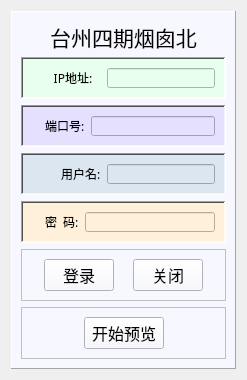
       <widget class="QWidget" name="page_camera3">
        <layout class="QHBoxLayout" name="horizontalLayout_28">
         <item>
          <widget class="QFrame" name="frame_15">
           <property name="styleSheet">
            <string notr="true">background-color: rgb(246, 247, 255);</string>
           </property>
           <property name="frameShape">
            <enum>QFrame::Panel</enum>
           </property>
           <property name="frameShadow">
            <enum>QFrame::Raised</enum>
           </property>
           <layout class="QVBoxLayout" name="verticalLayout_9">
            <item>
             <widget class="QLabel" name="label_28">
              <property name="maximumSize">
               <size>
                <width>16777215</width>
                <height>30</height>
               </size>
              </property>
              <property name="font">
               <font>
                <family>黑体</family>
                <pointsize>16</pointsize>
               </font>
              </property>
              <property name="text">
               <string>&lt;html&gt;&lt;head/&gt;&lt;body&gt;&lt;p align=&quot;center&quot;&gt;台州四期烟囱北&lt;/p&gt;&lt;/body&gt;&lt;/html&gt;</string>
              </property>
             </widget>
            </item>
            <item>
             <widget class="QFrame" name="frame_16">
              <property name="maximumSize">
               <size>
                <width>16777215</width>
                <height>50</height>
               </size>
              </property>
              <property name="styleSheet">
               <string notr="true">background-color: rgb(231, 255, 236);</string>
              </property>
              <property name="frameShape">
               <enum>QFrame::WinPanel</enum>
              </property>
              <property name="frameShadow">
               <enum>QFrame::Sunken</enum>
              </property>
              <layout class="QHBoxLayout" name="horizontalLayout_22">
               <item>
                <widget class="QLabel" name="label_29">
                 <property name="maximumSize">
                  <size>
                   <width>40</width>
                   <height>16777215</height>
                  </size>
                 </property>
                 <property name="text">
                  <string/>
                 </property>
                 <property name="pixmap">
                  <pixmap resource="RedSmoke.qrc">:/img/img/IP.png</pixmap>
                 </property>
                 <property name="scaledContents">
                  <bool>true</bool>
                 </property>
                </widget>
               </item>
               <item>
                <widget class="QLabel" name="label_30">
                 <property name="minimumSize">
                  <size>
                   <width>56</width>
                   <height>0</height>
                  </size>
                 </property>
                 <property name="font">
                  <font>
                   <family>黑体</family>
                   <pointsize>9</pointsize>
                  </font>
                 </property>
                 <property name="text">
                  <string>&lt;html&gt;&lt;head/&gt;&lt;body&gt;&lt;p align=&quot;center&quot;&gt;IP地址:&lt;/p&gt;&lt;/body&gt;&lt;/html&gt;</string>
                 </property>
                </widget>
               </item>
               <item>
                <widget class="QLineEdit" name="lineEdit_IP_3">
                 <property name="minimumSize">
                  <size>
                   <width>0</width>
                   <height>20</height>
                  </size>
                 </property>
                 <property name="maximumSize">
                  <size>
                   <width>19999</width>
                   <height>20</height>
                  </size>
                 </property>
                </widget>
               </item>
              </layout>
             </widget>
            </item>
            <item>
             <widget class="QFrame" name="frame_19">
              <property name="maximumSize">
               <size>
                <width>16777215</width>
                <height>50</height>
               </size>
              </property>
              <property name="styleSheet">
               <string notr="true">background-color: rgb(230, 224, 255);</string>
              </property>
              <property name="frameShape">
               <enum>QFrame::WinPanel</enum>
              </property>
              <property name="frameShadow">
               <enum>QFrame::Sunken</enum>
              </property>
              <layout class="QHBoxLayout" name="horizontalLayout_23">
               <item>
                <widget class="QLabel" name="label_31">
                 <property name="maximumSize">
                  <size>
                   <width>40</width>
                   <height>16777215</height>
                  </size>
                 </property>
                 <property name="text">
                  <string/>
                 </property>
                 <property name="pixmap">
                  <pixmap resource="RedSmoke.qrc">:/img/img/port_.png</pixmap>
                 </property>
                 <property name="scaledContents">
                  <bool>true</bool>
                 </property>
                </widget>
               </item>
               <item>
                <widget class="QLabel" name="label_32">
                 <property name="font">
                  <font>
                   <family>黑体</family>
                  </font>
                 </property>
                 <property name="text">
                  <string>端口号:</string>
                 </property>
                </widget>
               </item>
               <item>
                <widget class="QLineEdit" name="lineEdit_port_3">
                 <property name="minimumSize">
                  <size>
                   <width>0</width>
                   <height>20</height>
                  </size>
                 </property>
                 <property name="maximumSize">
                  <size>
                   <width>16777215</width>
                   <height>20</height>
                  </size>
                 </property>
                </widget>
               </item>
              </layout>
             </widget>
            </item>
            <item>
             <widget class="QFrame" name="frame_20">
              <property name="sizePolicy">
               <sizepolicy hsizetype="Preferred" vsizetype="Expanding">
                <horstretch>0</horstretch>
                <verstretch>0</verstretch>
               </sizepolicy>
              </property>
              <property name="maximumSize">
               <size>
                <width>16777215</width>
                <height>50</height>
               </size>
              </property>
              <property name="styleSheet">
               <string notr="true">background-color: rgb(219, 230, 241);</string>
              </property>
              <property name="frameShape">
               <enum>QFrame::WinPanel</enum>
              </property>
              <property name="frameShadow">
               <enum>QFrame::Sunken</enum>
              </property>
              <layout class="QHBoxLayout" name="horizontalLayout_24">
               <item>
                <widget class="QLabel" name="label_8">
                 <property name="maximumSize">
                  <size>
                   <width>40</width>
                   <height>16777215</height>
                  </size>
                 </property>
                 <property name="text">
                  <string/>
                 </property>
                 <property name="pixmap">
                  <pixmap resource="RedSmoke.qrc">:/img/img/man.png</pixmap>
                 </property>
                 <property name="scaledContents">
                  <bool>true</bool>
                 </property>
                </widget>
               </item>
               <item>
                <widget class="QLabel" name="label_37">
                 <property name="font">
                  <font>
                   <family>黑体</family>
                  </font>
                 </property>
                 <property name="text">
                  <string>用户名:</string>
                 </property>
                </widget>
               </item>
               <item>
                <widget class="QLineEdit" name="lineEdit_name_3">
                 <property name="sizePolicy">
                  <sizepolicy hsizetype="Preferred" vsizetype="Preferred">
                   <horstretch>0</horstretch>
                   <verstretch>0</verstretch>
                  </sizepolicy>
                 </property>
                 <property name="minimumSize">
                  <size>
                   <width>0</width>
                   <height>20</height>
                  </size>
                 </property>
                 <property name="maximumSize">
                  <size>
                   <width>16777215</width>
                   <height>20</height>
                  </size>
                 </property>
                 <property name="styleSheet">
                  <string notr="true"/>
                 </property>
                 <property name="inputMethodHints">
                  <set>Qt::ImhNone</set>
                 </property>
                </widget>
               </item>
              </layout>
             </widget>
            </item>
            <item>
             <widget class="QFrame" name="frame_22">
              <property name="maximumSize">
               <size>
                <width>16777215</width>
                <height>50</height>
               </size>
              </property>
              <property name="styleSheet">
               <string notr="true">background-color: rgb(255, 241, 217);</string>
              </property>
              <property name="frameShape">
               <enum>QFrame::WinPanel</enum>
              </property>
              <property name="frameShadow">
               <enum>QFrame::Sunken</enum>
              </property>
              <layout class="QHBoxLayout" name="horizontalLayout_25">
               <item>
                <widget class="QLabel" name="label_39">
                 <property name="maximumSize">
                  <size>
                   <width>40</width>
                   <height>16777215</height>
                  </size>
                 </property>
                 <property name="text">
                  <string/>
                 </property>
                 <property name="pixmap">
                  <pixmap resource="RedSmoke.qrc">:/img/img/PASS.png</pixmap>
                 </property>
                 <property name="scaledContents">
                  <bool>true</bool>
                 </property>
                </widget>
               </item>
               <item>
                <widget class="QLabel" name="label_40">
                 <property name="font">
                  <font>
                   <family>黑体</family>
                  </font>
                 </property>
                 <property name="text">
                  <string>密  码:</string>
                 </property>
                </widget>
               </item>
               <item>
                <widget class="QLineEdit" name="lineEdit_password_3">
                 <property name="minimumSize">
                  <size>
                   <width>0</width>
                   <height>20</height>
                  </size>
                 </property>
                 <property name="maximumSize">
                  <size>
                   <width>16777215</width>
                   <height>20</height>
                  </size>
                 </property>
                </widget>
               </item>
              </layout>
             </widget>
            </item>
            <item>
             <widget class="QFrame" name="frame_23">
              <property name="maximumSize">
               <size>
                <width>16777215</width>
                <height>55</height>
               </size>
              </property>
              <property name="frameShape">
               <enum>QFrame::StyledPanel</enum>
              </property>
              <property name="frameShadow">
               <enum>QFrame::Raised</enum>
              </property>
              <layout class="QHBoxLayout" name="horizontalLayout_26">
               <item>
                <widget class="QPushButton" name="pushButton_login_3">
                 <property name="maximumSize">
                  <size>
                   <width>70</width>
                   <height>40</height>
                  </size>
                 </property>
                 <property name="font">
                  <font>
                   <family>黑体</family>
                   <pointsize>12</pointsize>
                  </font>
                 </property>
                 <property name="text">
                  <string>登录</string>
                 </property>
                 <property name="icon">
                  <iconset>
                   <normaloff>:/images/res/display.png</normaloff>:/images/res/display.png</iconset>
                 </property>
                 <property name="iconSize">
                  <size>
                   <width>30</width>
                   <height>30</height>
                  </size>
                 </property>
                </widget>
               </item>
               <item>
                <widget class="QPushButton" name="pushButton_close_3">
                 <property name="maximumSize">
                  <size>
                   <width>70</width>
                   <height>40</height>
                  </size>
                 </property>
                 <property name="font">
                  <font>
                   <family>黑体</family>
                   <pointsize>12</pointsize>
                  </font>
                 </property>
                 <property name="text">
                  <string>关闭</string>
                 </property>
                 <property name="icon">
                  <iconset>
                   <normaloff>:/images/res/stop_display.png</normaloff>:/images/res/stop_display.png</iconset>
                 </property>
                 <property name="iconSize">
                  <size>
                   <width>30</width>
                   <height>30</height>
                  </size>
                 </property>
                </widget>
               </item>
              </layout>
             </widget>
            </item>
            <item>
             <widget class="QFrame" name="frame_47">
              <property name="maximumSize">
               <size>
                <width>16777215</width>
                <height>70</height>
               </size>
              </property>
              <property name="frameShape">
               <enum>QFrame::StyledPanel</enum>
              </property>
              <property name="frameShadow">
               <enum>QFrame::Raised</enum>
              </property>
              <layout class="QHBoxLayout" name="horizontalLayout_27">
               <item>
                <spacer name="horizontalSpacer_5">
                 <property name="orientation">
                  <enum>Qt::Horizontal</enum>
                 </property>
                 <property name="sizeHint" stdset="0">
                  <size>
                   <width>40</width>
                   <height>20</height>
                  </size>
                 </property>
                </spacer>
               </item>
               <item>
                <widget class="QPushButton" name="pushButton_display_3">
                 <property name="maximumSize">
                  <size>
                   <width>100</width>
                   <height>60</height>
                  </size>
                 </property>
                 <property name="font">
                  <font>
                   <family>黑体</family>
                   <pointsize>12</pointsize>
                  </font>
                 </property>
                 <property name="styleSheet">
                  <string notr="true"/>
                 </property>
                 <property name="text">
                  <string>开始预览</string>
                 </property>
                 <property name="icon">
                  <iconset>
                   <normaloff>:/images/res/log.png</normaloff>:/images/res/log.png</iconset>
                 </property>
                 <property name="iconSize">
                  <size>
                   <width>50</width>
                   <height>50</height>
                  </size>
                 </property>
                 <property name="autoDefault">
                  <bool>true</bool>
                 </property>
                </widget>
               </item>
               <item>
                <spacer name="horizontalSpacer_6">
                 <property name="orientation">
                  <enum>Qt::Horizontal</enum>
                 </property>
                 <property name="sizeHint" stdset="0">
                  <size>
                   <width>40</width>
                   <height>20</height>
                  </size>
                 </property>
                </spacer>
               </item>
              </layout>
             </widget>
            </item>
           </layout>
          </widget>
         </item>
        </layout>
       </widget>
